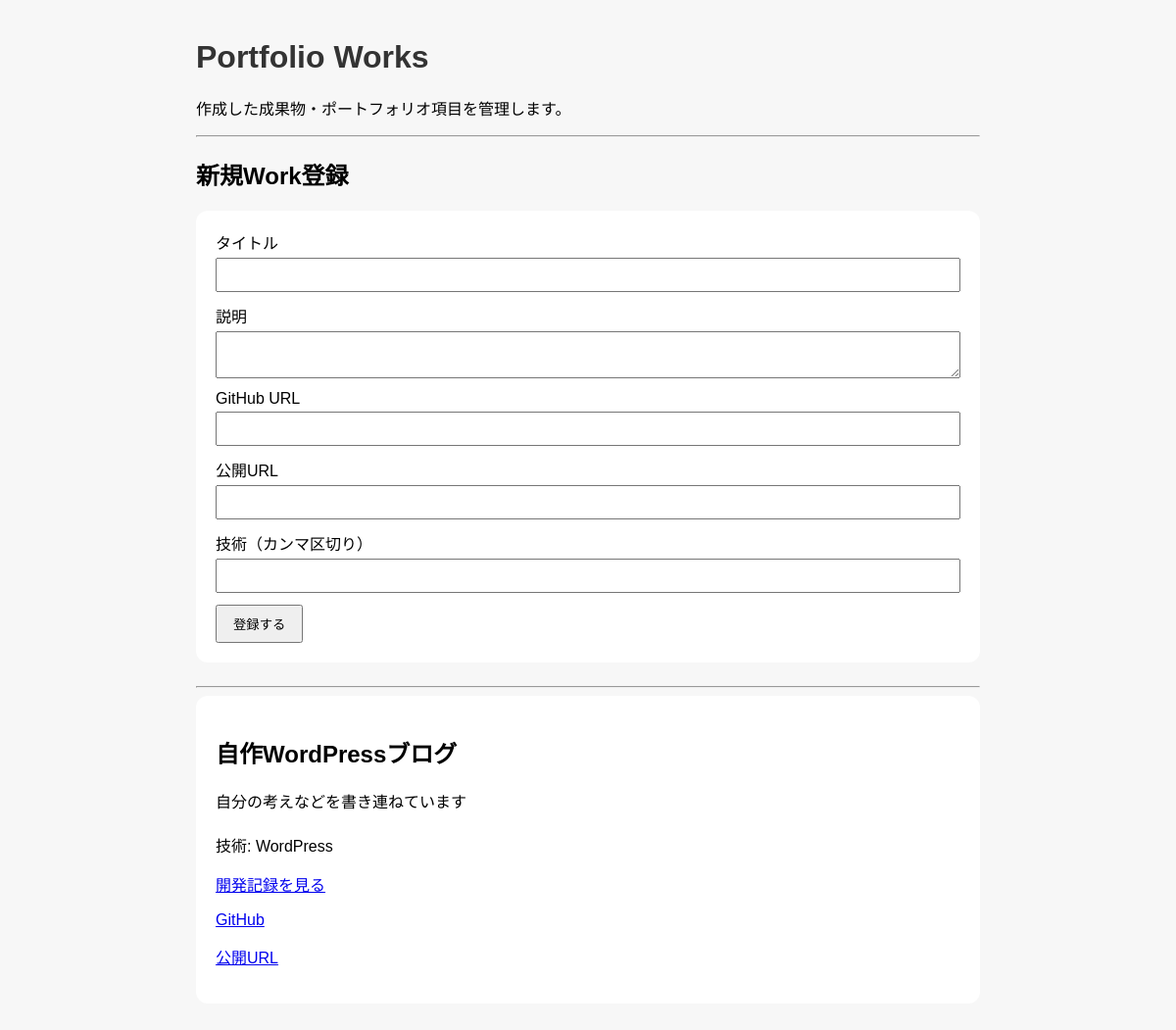
The app's page /works-page with its own data.
### app/models.py (models this page shows)
class Work(Base):
    __tablename__ = "works"
    id = Column(Integer, primary_key=True, index=True)
    title = Column(String, nullable=False)
    description = Column(Text, nullable=False)
    github_url = Column(String)
    app_url = Column(String)
    technologies = Column(String)
    posts = relationship(
        "Post",
        back_populates="work"
    )
    created_at = Column(DateTime, default=datetime.now)

### app/main.py (the view)
@app.get("/works-page")
def works_page(request: Request, db: Session = Depends(get_db)):
    works = db.query(models.Work).all()
    for work in works:
        work.description = markdown.markdown(work.description)
    return templates.TemplateResponse(
        request,
        "works.html",
        {"works": works}
    )

### app/templates/works.html
<link rel="stylesheet" href="/static/style.css">
<h1>Portfolio Works</h1>
<p>作成した成果物・ポートフォリオ項目を管理します。</p>
<hr>
<h2>新規Work登録</h2>
<form action="/works-page" method="post">
  <div>
    <label>タイトル</label><br>
    <input type="text" name="title">
  </div>
  <div>
    <label>説明</label><br>
    <textarea name="description"></textarea>
  </div>
  <div>
    <label>GitHub URL</label><br>
    <input type="text" name="github_url">
  </div>
  <div>
    <label>公開URL</label><br>
    <input type="text" name="app_url">
  </div>
  <div>
    <label>技術（カンマ区切り）</label><br>
    <input type="text" name="technologies">
  </div>
  <button type="submit">登録する</button>
</form>
<hr>
{% for work in works %}
  <div class="post-card">
    <h2>{{ work.title }}</h2>
    <div class="content">
      {{ work.description | safe }}
    </div>
    <p>技術: {{ work.technologies }}</p>
    <a href="/posts-page?work_id={{ work.id }}">
      開発記録を見る
    </a>
    {% if work.github_url %}
      <p><a href="{{ work.github_url }}" target="_blank">GitHub</a></p>
    {% endif %}
    {% if work.app_url %}
      <p><a href="{{ work.app_url }}" target="_blank">公開URL</a></p>
    {% endif %}
  </div>
{% endfor %}

### app/static/style.css (style rules this page uses)
h1 { color: #333; }
form { background: white; padding: 20px; border-radius: 12px; margin-bottom: 24px; }
input, textarea { width: 100%; padding: 8px; margin-top: 4px; margin-bottom: 12px; }
button { padding: 8px 16px; cursor: pointer; }
.post-card { background: white; padding: 20px; border-radius: 12px; margin-bottom: 16px; }
.content { line-height: 1.8; }
.content p { margin: 0 0 16px; }

### records on screen
Work: title "自作WordPressブログ", description "自分の考えなどを書き連ねています", technologies "WordPress"
